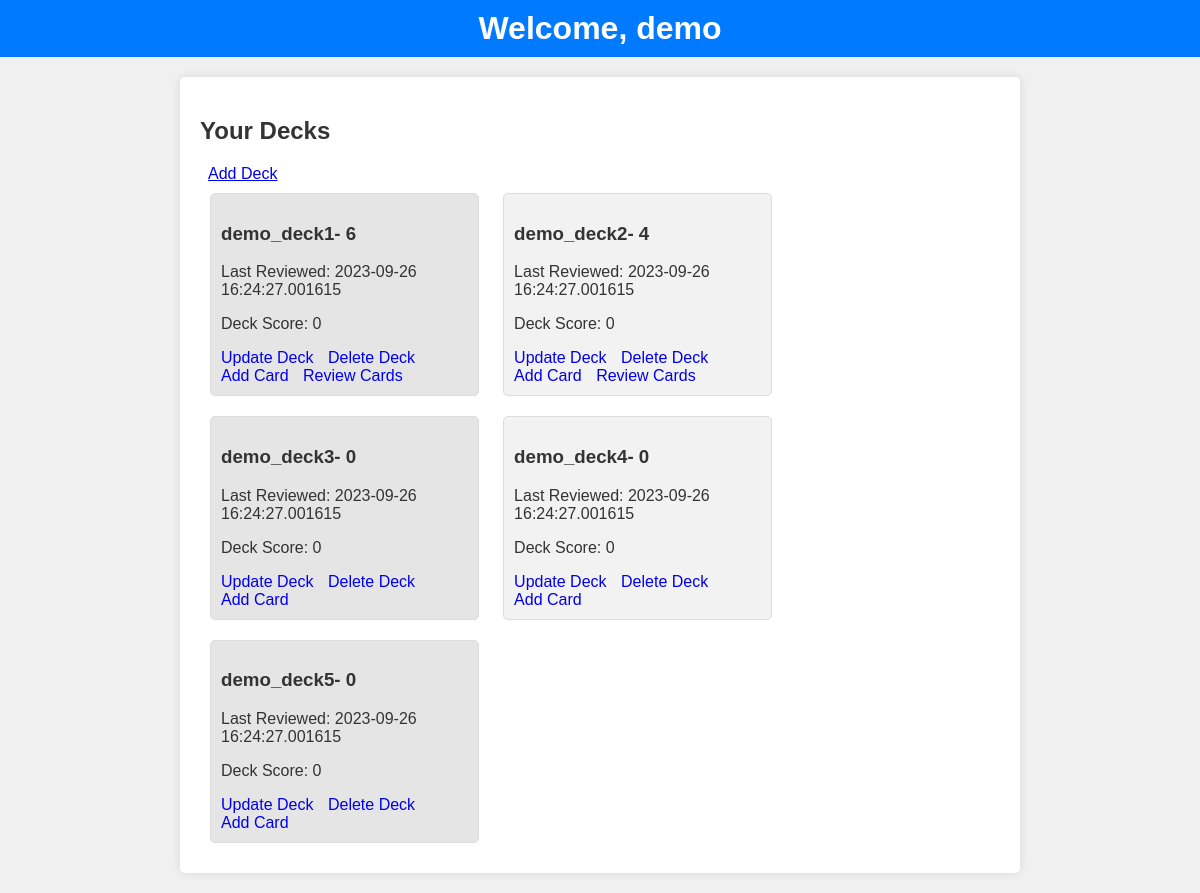
/user_dashboard/1, run on the app's committed database.
### app.py (models this page shows, shortened)
class User(db.Model):
        id = db.Column(db.Integer, primary_key = True, autoincrement=True)
        username = db.Column(db.String(200), nullable = False)
        email = db.Column(db.String(200), nullable = False)
        password = db.Column(db.String(200), nullable = False)
        user_decks = relationship('Deck')

class Deck(db.Model):
        id = db.Column(db.Integer, primary_key = True, autoincrement=True)
        name = db.Column(db.String(200), nullable = False)
        last_reviewed = db.Column(db.DateTime , default = datetime.now())
        deck_score = db.Column(db.Integer, nullable = False)
        cards = relationship('Card' , cascade="all, delete-orphan")
        user_id = db.Column(db.Integer, db.ForeignKey('user.id'), nullable=False)
        deck_user = relationship('User', overlaps="user_decks")

### app.py (the view)
@app.route('/user_dashboard/<int:user_id>', methods=['GET'])
def user_dashboard(user_id):
     user = User.query.get_or_404(user_id)
     print(user.user_decks)
     return render_template('user_dashboard.html', user = user)

### templates/user_dashboard.html (shortened to what this page needs)
<!DOCTYPE html>
<html lang="en">
<head>
</head>
<body>
    <header>
        <h1>Welcome, {{ user.username }}</h1>
    </header>
    <div class="container">
        <h2>Your Decks</h2>
        &nbsp <a href="/add_deck/{{ user.id }}"> Add Deck</a> <br>
        {% for deck in user.user_decks %}
        <div class="card">
            <h3>{{ deck.name }}- {{deck.cards|length}}</h3>
            <p>Last Reviewed: {{ deck.last_reviewed }}</p>
            <p>Deck Score: {{ deck.deck_score }}</p>
            <a href="/update_deck/{{ deck.id }}">Update Deck</a>
            <a href="/delete_deck/{{ deck.id }}">Delete Deck</a> <br>
            <a href="/add_card/{{ deck.id }}" class="btn btn-success">Add Card</a>
            {% if deck.cards %}
            <a href="/review_cards/{{ deck.id }}/{{ deck.cards[0].id }}" class="btn btn-success">Review Cards</a>
            {% endif %}
        </div>
        {% endfor %}
    </div>
</body>
</html>

### templates/user_dashboard.html (style rules this page uses)
body, h1 { margin: 0; padding: 0; }
body { font-family: Arial, sans-serif; background-color: #f0f0f0; color: #333; }
header { background-color: #007BFF; color: #fff; text-align: center; padding: 10px; }
.container { max-width: 800px; margin: 20px auto; background-color: #fff; padding: 20px; border-radius: 5px; box-shadow: 0px 0px 10px rgba(0, 0, 0, 0.1); }
.card { border: 1px solid #ddd; padding: 10px; margin: 10px; border-radius: 5px; display: inline-block; width: calc(33.33% - 20px); background-color: #fff; }
.card:nth-child(odd) { background-color: #f2f2f2; }
.card:nth-child(even) { background-color: #e5e5e5; }
.card a { margin-right: 10px; text-decoration: none; }

### data on the page
User: username "demo"
Deck: name "demo_deck1", cards|length "6", last_reviewed "2023-09-26 16:24:27.001615", deck_score "0"
Deck: name "demo_deck2", cards|length "4", last_reviewed "2023-09-26 16:24:27.001615", deck_score "0"
Deck: name "demo_deck3", cards|length "0", last_reviewed "2023-09-26 16:24:27.001615", deck_score "0"
Deck: name "demo_deck4", cards|length "0", last_reviewed "2023-09-26 16:24:27.001615", deck_score "0"
Deck: name "demo_deck5", cards|length "0", last_reviewed "2023-09-26 16:24:27.001615", deck_score "0"
